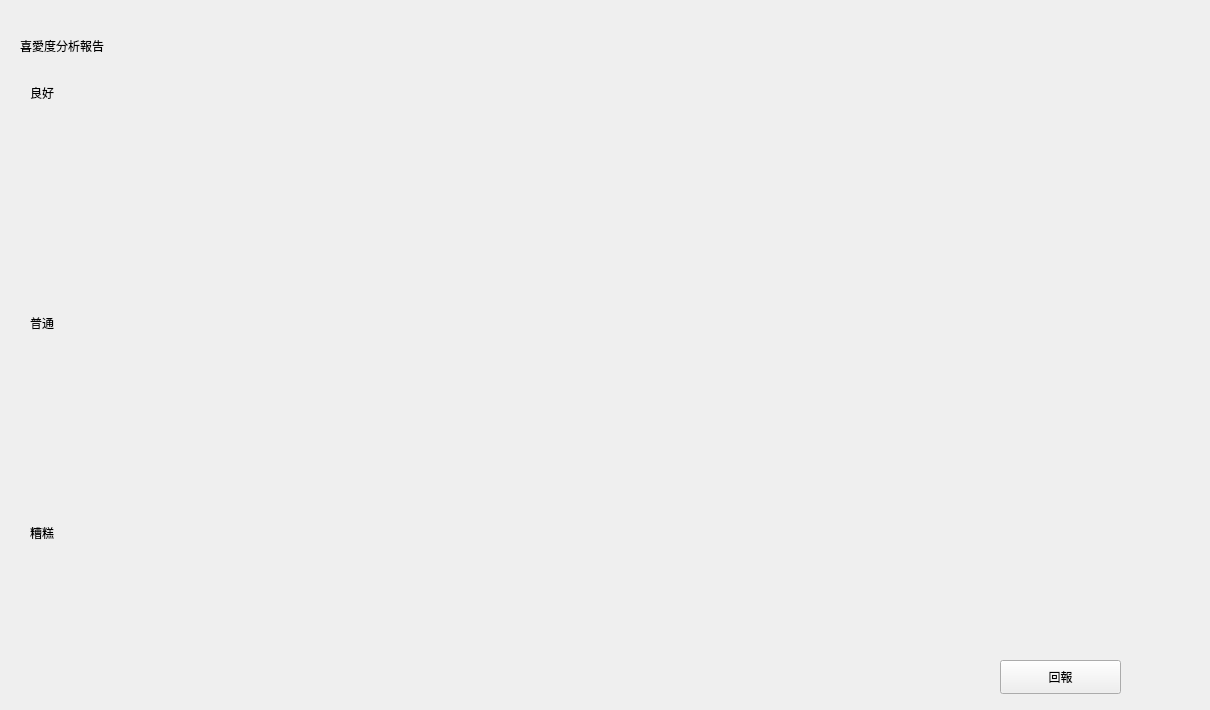
    <widget class="QWidget" name="company_analysis_page">
     <widget class="QLabel" name="label_47">
      <property name="geometry">
       <rect>
        <x>20</x>
        <y>20</y>
        <width>231</width>
        <height>51</height>
       </rect>
      </property>
      <property name="styleSheet">
       <string notr="true">font: 16pt &quot;Arial&quot;;</string>
      </property>
      <property name="text">
       <string>喜愛度分析報告</string>
      </property>
     </widget>
     <widget class="QLabel" name="label_48">
      <property name="geometry">
       <rect>
        <x>20</x>
        <y>70</y>
        <width>1181</width>
        <height>201</height>
       </rect>
      </property>
      <property name="styleSheet">
       <string notr="true">background-image: url(:/pic/image/white.png);</string>
      </property>
      <property name="text">
       <string/>
      </property>
     </widget>
     <widget class="QLabel" name="label_49">
      <property name="geometry">
       <rect>
        <x>20</x>
        <y>290</y>
        <width>1181</width>
        <height>201</height>
       </rect>
      </property>
      <property name="styleSheet">
       <string notr="true">background-image: url(:/pic/image/white.png);</string>
      </property>
      <property name="text">
       <string/>
      </property>
     </widget>
     <widget class="QLabel" name="label_50">
      <property name="geometry">
       <rect>
        <x>20</x>
        <y>500</y>
        <width>1181</width>
        <height>201</height>
       </rect>
      </property>
      <property name="styleSheet">
       <string notr="true">background-image: url(:/pic/image/white.png);</string>
      </property>
      <property name="text">
       <string/>
      </property>
     </widget>
     <widget class="QLabel" name="label_51">
      <property name="geometry">
       <rect>
        <x>30</x>
        <y>80</y>
        <width>101</width>
        <height>26</height>
       </rect>
      </property>
      <property name="text">
       <string>良好</string>
      </property>
     </widget>
     <widget class="QLabel" name="label_52">
      <property name="geometry">
       <rect>
        <x>30</x>
        <y>310</y>
        <width>101</width>
        <height>26</height>
       </rect>
      </property>
      <property name="text">
       <string>普通</string>
      </property>
     </widget>
     <widget class="QLabel" name="label_53">
      <property name="geometry">
       <rect>
        <x>30</x>
        <y>520</y>
        <width>101</width>
        <height>26</height>
       </rect>
      </property>
      <property name="text">
       <string>糟糕</string>
      </property>
     </widget>
     <widget class="QLabel" name="label_54">
      <property name="geometry">
       <rect>
        <x>130</x>
        <y>100</y>
        <width>961</width>
        <height>131</height>
       </rect>
      </property>
      <property name="text">
       <string/>
      </property>
     </widget>
     <widget class="QLabel" name="label_55">
      <property name="geometry">
       <rect>
        <x>110</x>
        <y>330</y>
        <width>961</width>
        <height>131</height>
       </rect>
      </property>
      <property name="text">
       <string/>
      </property>
     </widget>
     <widget class="QLabel" name="label_56">
      <property name="geometry">
       <rect>
        <x>110</x>
        <y>540</y>
        <width>961</width>
        <height>131</height>
       </rect>
      </property>
      <property name="text">
       <string/>
      </property>
     </widget>
     <widget class="QPushButton" name="pushButton_analysis">
      <property name="geometry">
       <rect>
        <x>1000</x>
        <y>660</y>
        <width>121</width>
        <height>34</height>
       </rect>
      </property>
      <property name="text">
       <string>回報</string>
      </property>
     </widget>
    </widget>
